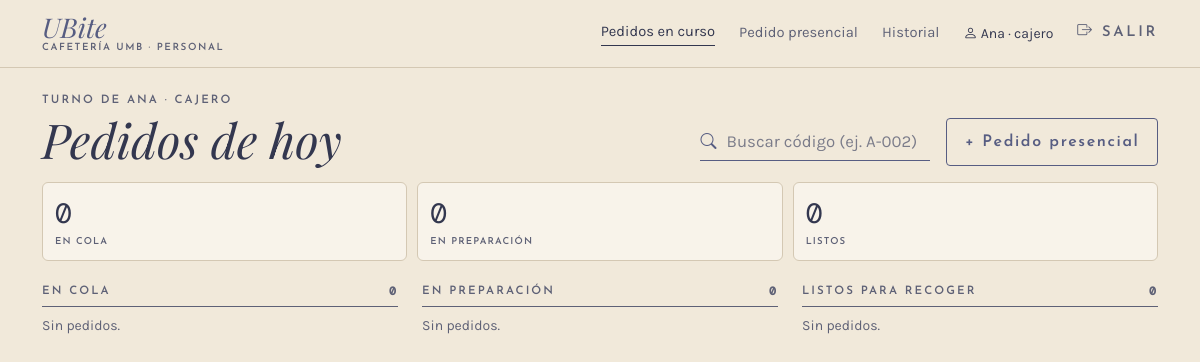
Page /caja/ (signed in) on the earlier database version.
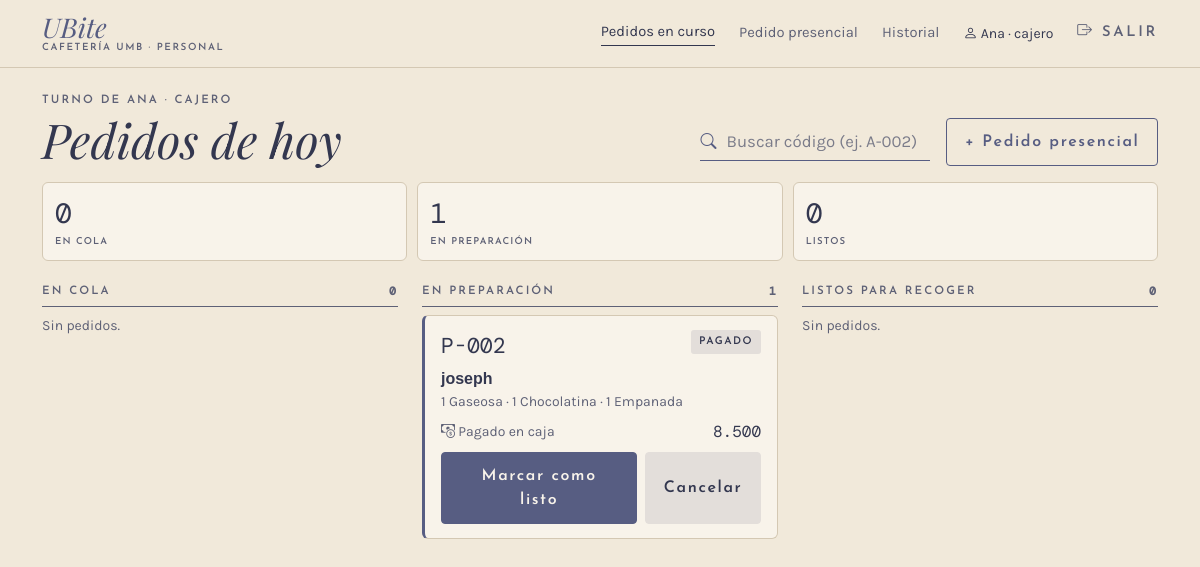
Same page on the later database version.
### app/models.py (models this page shows, shortened)
class Pedido(db.Model):
    __tablename__ = "pedido"
    __table_args__ = (
        db.CheckConstraint("origen IN ('qr', 'presencial')", name="ck_pedido_origen"),
        db.CheckConstraint(
            "estado IN ('en_cola', 'en_preparacion', 'listo', 'entregado', 'cancelado')",
            name="ck_pedido_estado"),
        db.CheckConstraint("total >= 0", name="ck_pedido_total"),
    )
    TRANSICIONES = {
        "en_cola": {"en_preparacion", "listo", "cancelado"},
        "en_preparacion": {"listo", "cancelado"},
        "listo": {"entregado", "cancelado"},
        "entregado": set(),
        "cancelado": set(),
    }
    id_pedido = db.Column(db.Integer, primary_key=True, autoincrement=True)
    codigo = db.Column(db.Text, nullable=False, unique=True)
    id_cliente = db.Column(db.Integer, db.ForeignKey("cliente.id_cliente"), nullable=False)
    id_usuario = db.Column(db.Integer, db.ForeignKey("usuario.id_usuario"))
    fecha_hora = db.Column(db.DateTime, nullable=False, default=ahora)
    origen = db.Column(db.Text, nullable=False)
    estado = db.Column(db.Text, nullable=False, default="en_cola")
    total = db.Column(db.Float, nullable=False, default=0)
    cliente = db.relationship("Cliente", back_populates="pedidos")
    usuario = db.relationship("Usuario")
    detalles = db.relationship("DetallePedido", back_populates="pedido", lazy=True,
                               cascade="all, delete-orphan")
    pagos = db.relationship("Pago", back_populates="pedido", lazy=True)
    transacciones = db.relationship("Transaccion", back_populates="pedido", lazy=True)
    notificaciones = db.relationship("Notificacion", back_populates="pedido", lazy=True)

class Cliente(db.Model):
    __tablename__ = "cliente"
    id_cliente = db.Column(db.Integer, primary_key=True, autoincrement=True)
    nombre = db.Column(db.Text, nullable=False)
    telefono = db.Column(db.Text, nullable=False)
    fecha_registro = db.Column(db.DateTime, nullable=False, default=ahora)
    suscripcion_push = db.Column(db.Text)
    pedidos = db.relationship("Pedido", back_populates="cliente", lazy=True)

class DetallePedido(db.Model):
    __tablename__ = "detalle_pedido"
    __table_args__ = (
        db.CheckConstraint("cantidad > 0", name="ck_detalle_cantidad"),
        db.CheckConstraint("precio_unitario > 0", name="ck_detalle_precio"),
        db.CheckConstraint("subtotal >= 0", name="ck_detalle_subtotal"),
    )
    id_detalle = db.Column(db.Integer, primary_key=True, autoincrement=True)
    id_pedido = db.Column(db.Integer, db.ForeignKey("pedido.id_pedido"), nullable=False)
    id_producto = db.Column(db.Integer, db.ForeignKey("producto.id_producto"), nullable=False)
    cantidad = db.Column(db.Integer, nullable=False)
    precio_unitario = db.Column(db.Float, nullable=False)
    subtotal = db.Column(db.Float, nullable=False)
    pedido = db.relationship("Pedido", back_populates="detalles")
    producto = db.relationship("Producto")

class Producto(db.Model):
    __tablename__ = "producto"
    __table_args__ = (
        db.CheckConstraint("precio > 0", name="ck_producto_precio"),
        db.CheckConstraint("stock_actual >= 0", name="ck_producto_stock"),
        db.CheckConstraint("stock_minimo >= 0", name="ck_producto_minimo"),
    )
    id_producto = db.Column(db.Integer, primary_key=True, autoincrement=True)
    nombre = db.Column(db.Text, nullable=False)
    descripcion = db.Column(db.Text)
    precio = db.Column(db.Float, nullable=False)
    stock_actual = db.Column(db.Integer, nullable=False, default=0)
    stock_minimo = db.Column(db.Integer, nullable=False, default=0)
    activo = db.Column(db.Boolean, nullable=False, default=True)
    id_categoria = db.Column(db.Integer, db.ForeignKey("categoria.id_categoria"), nullable=False)
    categoria = db.relationship("Categoria", back_populates="productos")

### app/routes/caja.py (the view)
@bp.route("/")
@rol_requerido(*PERSONAL)
def cola():
    pedidos = servicios.cola_activa()
    columnas = {e: [p for p in pedidos if p.estado == e] for e in servicios.ACTIVOS}
    buscar = request.args.get("buscar", "").strip()
    encontrado = servicios.buscar_pedido(buscar) if buscar else None
    return render_template("caja/cola.html", columnas=columnas, buscar=buscar,
                           encontrado=encontrado)

### app/__init__.py (called while the page is built)
def pesos(valor):
    return f"{valor:,.0f}".replace(",", ".")

@login_manager.user_loader
def cargar_usuario(id_usuario):
    from .models import Usuario
    return db.session.get(Usuario, int(id_usuario))

### app/database.py (called while the page is built)
@event.listens_for(Engine, "begin")
def _iniciar(conexion):
    conexion.exec_driver_sql("BEGIN IMMEDIATE" if _escritura.get() else "BEGIN")

### app/models.py (called while the page is built)
    @property
    def is_active(self):
        return bool(self.activo)

### app/routes/__init__.py (called while the page is built)
def rol_requerido(*roles):
    def decorador(vista):
        @wraps(vista)
        @login_required
        def envoltura(*args, **kwargs):
            if current_user.rol not in roles:
                abort(403)
            return vista(*args, **kwargs)
        return envoltura
    return decorador

### app/routes/cliente.py (called while the page is built)
@bp.app_context_processor
def datos_carrito():
    carrito = session.get("carrito", {})
    return {"unidades_carrito": sum(carrito.values())}

### app/servicios.py (called while the page is built)
def cola_activa():
    pagado = exists().where(Pago.id_pedido == Pedido.id_pedido, Pago.estado == "aprobado")
    return (Pedido.query.filter(Pedido.estado.in_(ACTIVOS))
            .order_by(case((pagado, 0), else_=1), Pedido.fecha_hora).all())

### app/templates/caja/cola.html (shortened to what this page needs)
{% extends "caja/_base.html" %}
{% set titulos = {"en_cola": "En cola", "en_preparacion": "En preparación", "listo": "Listos para recoger"} %}
{% set cortos = {"en_cola": "En cola", "en_preparacion": "En preparación", "listo": "Listos"} %}
{% macro tarjeta(p) %}
{% set pago = p.pagos|selectattr("estado", "equalto", "aprobado")|first %}
<div class="tarjeta-pedido {{ 'prioridad' if pago }}">
  <div class="d-flex justify-content-between align-items-start">
    <span class="cod">{{ p.codigo }}</span>
    {% if p.estado == "listo" %}<span class="chip chip-oscuro">Listo</span>
    {% elif pago %}<span class="chip">Pagado</span>
    {% elif p.estado in ("en_cola", "en_preparacion") %}<span class="chip chip-punteado">Pendiente de pago</span>
    {% else %}<span class="chip">{{ ESTADOS[p.estado] }}</span>{% endif %}
  </div>
  <div class="fw-bold mt-1">{{ p.cliente.nombre }}</div>
  <div class="small suave">{% for d in p.detalles %}{{ d.cantidad }} {{ d.producto.nombre }}{% if not loop.last %} · {% endif %}{% endfor %}</div>
  <div class="d-flex justify-content-between align-items-center small mt-2 mb-2">
    <span class="suave">
      {% if pago and pago.metodo == "app" %}<i class="bi bi-phone"></i> Pagado en la app · prioridad
      {% elif pago %}<i class="bi bi-cash-coin"></i> Pagado en caja
      {% else %}<i class="bi bi-cash-coin"></i> Paga en caja al recoger{% endif %}
    </span>
    <span class="mono fs-6">{{ p.total|pesos }}</span>
  </div>
  {% if p.estado in ("en_cola", "en_preparacion", "listo") %}
  <form method="post" action="{{ url_for('caja.cambiar_estado', id_pedido=p.id_pedido) }}" class="d-flex gap-2">
    {% if p.estado == "en_cola" %}
      <button class="btn btn-ubite flex-fill" name="accion" value="preparar">Iniciar preparación</button>
    {% elif p.estado == "en_preparacion" %}
      <button class="btn btn-ubite flex-fill" name="accion" value="listo">Marcar como listo</button>
    {% elif pago %}
      <button class="btn btn-contorno flex-fill" name="accion" value="entregar">Marcar entregado</button>
    {% else %}
      <button class="btn btn-ubite flex-fill" name="accion" value="entregar"
              onclick="return confirm('¿Cobrar $ {{ p.total|pesos }} en efectivo y entregar {{ p.codigo }}?')">Cobrar y entregar</button>
    {% endif %}
    {% if not (pago and pago.metodo == "app") %}
      <button class="btn btn-suave" name="accion" value="cancelar"
              onclick="return confirm('¿Cancelar {{ p.codigo }}?{% if pago %} Hay que devolverle $ {{ pago.monto|pesos }} en efectivo.{% endif %} Los productos vuelven al inventario.')">Cancelar</button>
    {% endif %}
  </form>
  {% endif %}
</div>
{% endmacro %}
{% block panel %}
<div class="d-flex flex-wrap justify-content-between align-items-end gap-3 mb-3">
  <div>
    <p class="etiqueta mb-1">Turno de {{ current_user.nombre.split(' ')[0] }} · {{ current_user.rol }}</p>
    <h1 class="titulo display-5 mb-0">Pedidos de hoy</h1>
  </div>
  <div class="d-flex flex-wrap gap-3 align-items-center">
    <form method="get" class="campo-icono buscador"><i class="bi bi-search"></i>
      <input class="form-control linea-campo" name="buscar" value="{{ buscar }}" placeholder="Buscar código (ej. A-002)">
    </form>
    <a class="btn btn-contorno d-none d-lg-inline-block" href="{{ url_for('caja.presencial') }}">+ Pedido presencial</a>
  </div>
</div>
<div class="resumen-estados mb-4">
  {% for estado, pedidos in columnas.items() %}
  <a href="#col-{{ estado }}" class="tarjeta"><span class="mono fs-3">{{ pedidos|length }}</span><span class="etiqueta">{{ cortos[estado] }}</span></a>
  {% endfor %}
</div>
<div class="row g-4">
  {% for estado, pedidos in columnas.items() %}
  <section class="col-lg-4 columna-cola" id="col-{{ estado }}">
    <h2 class="etiqueta"><span>{{ titulos[estado] }}</span><span class="mono">{{ pedidos|length }}</span></h2>
    {% for p in pedidos %}{{ tarjeta(p) }}{% else %}<p class="small suave">Sin pedidos.</p>{% endfor %}
  </section>
  {% endfor %}
</div>
{% endblock %}

### app/templates/caja/_base.html (shortened to what this page needs)
{% extends "base.html" %}
{% set menu_personal = [
  ("caja.cola", "Pedidos en curso", "Pedidos", "bi-grid"),
  ("caja.presencial", "Pedido presencial", "Presencial", "bi-bag"),
  ("caja.historial", "Historial", "Historial", "bi-clock-history"),
] %}
{% block clase_main %}container-xl py-4 con-barra-inferior{% endblock %}
{% block encabezado %}
<header class="barra">
  <div class="container-xl d-flex justify-content-between align-items-center">
    <a class="marca {% if titulo_barra %}d-none d-lg-inline-block{% endif %}" href="{{ url_for('caja.cola') }}">
      <span class="nombre">UBite</span><span class="sub">Cafetería UMB · Personal</span>
    </a>
    <nav class="nav-personal d-none d-lg-flex gap-4 align-items-center">
      {% for ruta, texto, _, _ in menu_personal %}
      <a href="{{ url_for(ruta) }}" class="{{ 'activo' if request.endpoint == ruta }}">{{ texto }}</a>
      {% endfor %}
      <span class="small"><i class="bi bi-person"></i> {{ current_user.nombre.split(' ')[0] }} · {{ current_user.rol }}</span>
      <a href="{{ url_for('auth.salir') }}" class="etiqueta"><i class="bi bi-box-arrow-right"></i> Salir</a>
    </nav>
  </div>
</header>
{% endblock %}
{% block contenido %}
{% block panel %}{% endblock %}
{% endblock %}

Differences in the rows shown:
now on this page (row edited): Pedido: codigo "P-002", estado "PAGADO", cliente.nombre "joseph", total|pesos "8.500"
now on this page (row unchanged): DetallePedido: cantidad "1", producto.nombre "Gaseosa"
now on this page (row unchanged): DetallePedido: cantidad "1", producto.nombre "Chocolatina"
now on this page (row edited): DetallePedido: cantidad "1", producto.nombre "Empanada"
Other differences:
new list line: "1 EN PREPARACIÓN"
new list line: "EN PREPARACIÓN 1"
list line gone: "0 EN PREPARACIÓN"
list line gone: "EN PREPARACIÓN 0 Sin pedidos."
